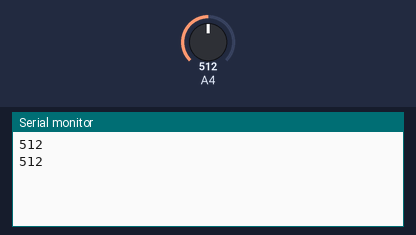
A sketch run on a simulated Arduino Uno, built with avr-gcc and run on an emulated ATmega328P. Shown: the last lines printed to the serial monitor. The inputs (shaded band) are chosen by the test bench; at power-on: A4 = 512.

Above: at 1.8 s.
1.9 s: A4 set to 716
At 2.8 s:
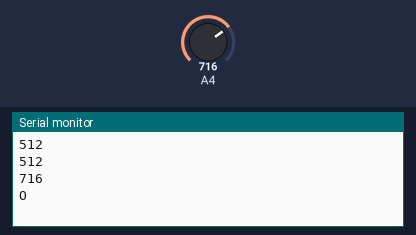
4.5 s: A4 set to 306
At 5.4 s:
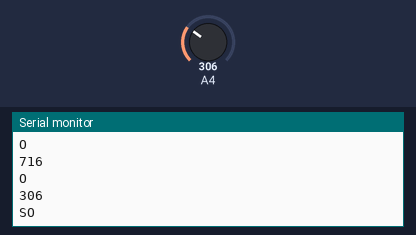
7.5 s: A4 set to 400
At 8.8 s:
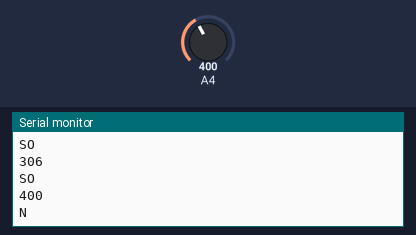
10.5 s: A4 set to 200
At 11.8 s:
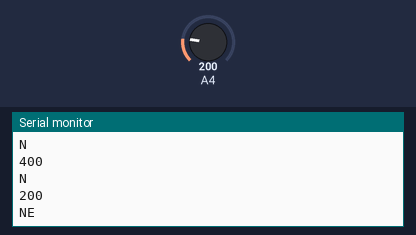
13.5 s: A4 set to 66
At 14.7 s:
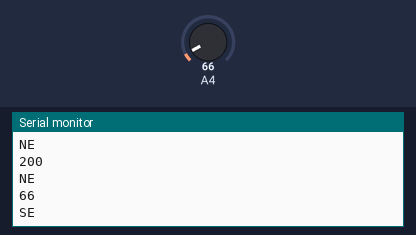
Timing chart, 0 to 16.5 s (numbered marks = the images above; inputs shaded):
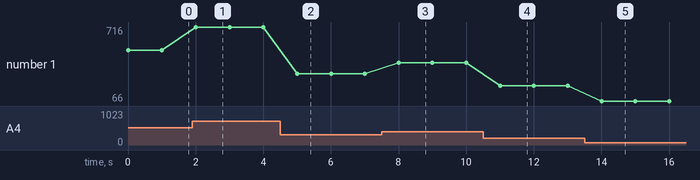

Measured:
- after the input at 1.9 s, the serial monitor: prints a new line after 0.10 s (image 1)
- after the input at 4.5 s, the serial monitor: prints a new line after 0.50 s (image 2)
- after the input at 7.5 s, the serial monitor: prints a new line after 0.50 s (image 3)
- after the input at 10.5 s, the serial monitor: prints a new line after 0.50 s (image 4)
- after the input at 13.5 s, the serial monitor: prints a new line after 0.51 s (image 5)
- plotted number 1: 512 → 716 after the input at 1.9 s, 716 → 306 after the input at 4.5 s, 306 → 400 after the input at 7.5 s, 400 → 200 after the input at 10.5 s, 200 → 66 after the input at 13.5 s

The sketch:

girouette.ino
```cpp
void setup() {
  // put your setup code here, to run once:
 pinMode(A4,INPUT);
 digitalWrite(A4, HIGH);  // set pullup on analog pin analog 4 for weathercock
 Serial.begin(9600);
 while (!Serial);
}

void loop() {

  // put your main code here, to run repeatedly:
  Serial.println(getDirectionVent());
  delay(1000);
}
String getDirectionVent()
{
  String directionVent;
  unsigned int val = analogRead(A4);
  Serial.println(val);

   if(val>=390 && val <=500)
   {
      directionVent = "N";
   }
   else if(val >=197 && val<=210)
   {
      directionVent = "NE";
   }

    else if(val >=34 && val<=45)
   {
      directionVent = "E";
    }

    else if(val >=50 && val<=76)
   {
      directionVent = "SE";
   }

    else if(val >=90 && val<=120)
   {
      directionVent = "S";
   }

    else if(val >=300 && val<=345)
   {
      directionVent = "SO";
    }

    else if(val >=549 && val<=670)
   {
      directionVent = "NO";
    }

     else if(val >=670 && val<=790)
   {
      directionVent = "O";
    }

  return directionVent;
}
```
